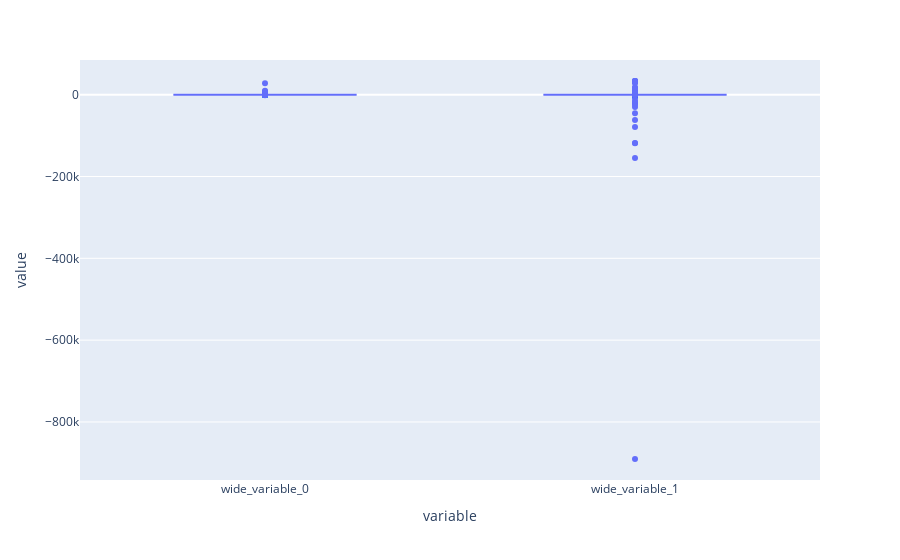

The notebook cell this image was saved under:
### Markdown cell above
At the look of this graph we can see that we've added some extremums on several variables as the computed mean has really changed and the median hasn't (the median is less influenced by extremums compared to the mean)

### Code cell
pex.box(y=[rawdata['X21'],treatedData['X21']])

### Figure 1 — Plotly figure (JSON) as saved in the notebook; plotly's stock layout.template omitted (floating-point values rounded to 4 significant figures; data arrays with more than 128 entries replaced by an {"elided": "..."} marker saying what was removed)
{"data": [{"alignmentgroup": "True", "hovertemplate": "variable=%{x}<br>value=%{y}<extra></extra>", "legendgroup": "", "marker": {"color": "#636efa"}, "name": "", "notched": false, "offsetgroup": "", "orientation": "v", "showlegend": false, "type": "box", "x": {"elided": "14054 str values"}, "x0": " ", "xaxis": "x", "y": {"elided": "14054 float values"}, "y0": " ", "yaxis": "y"}], "layout": {"boxmode": "group", "legend": {"tracegroupgap": 0}, "margin": {"t": 60}, "xaxis": {"anchor": "y", "domain": [0, 1], "title": {"text": "variable"}}, "yaxis": {"anchor": "x", "domain": [0, 1], "title": {"text": "value"}}}}
